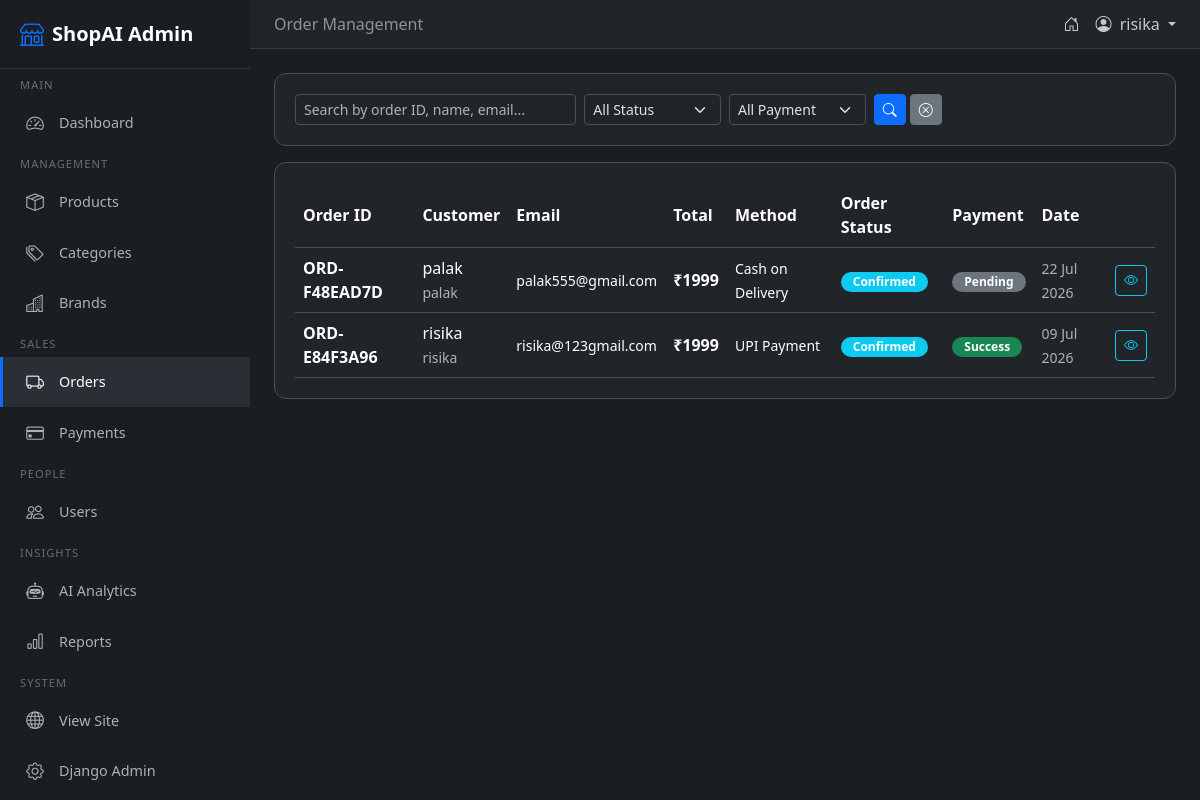
Page /admin-panel/orders/ (signed in) on the committed database.
### orders/models.py (models this page shows, shortened)
class Order(models.Model):
    PAYMENT_METHOD_CHOICES = [
        ('COD', 'Cash on Delivery'),
        ('UPI', 'UPI Payment'),
        ('CARD', 'Credit Card'),
        ('DEBIT', 'Debit Card'),
        ('NETBANKING', 'Net Banking'),
        ('WALLET', 'Wallet'),
        ('RAZORPAY', 'Razorpay'),
    ]
    PAYMENT_STATUS_CHOICES = [
        ('PENDING', 'Pending'),
        ('SUCCESS', 'Success'),
        ('FAILED', 'Failed'),
        ('REFUNDED', 'Refunded'),
    ]
    ORDER_STATUS_CHOICES = [
        ('PENDING', 'Pending'),
        ('CONFIRMED', 'Confirmed'),
        ('PACKED', 'Packed'),
        ('SHIPPED', 'Shipped'),
        ('DELIVERED', 'Delivered'),
        ('CANCELLED', 'Cancelled'),
    ]
    user = models.ForeignKey(settings.AUTH_USER_MODEL, on_delete=models.CASCADE, related_name='orders')
    order_id = models.CharField(max_length=20, unique=True, editable=False)
    name = models.CharField(max_length=200)
    email = models.EmailField()
    phone = models.CharField(max_length=15)
    address = models.TextField()
    city = models.CharField(max_length=100)
    state = models.CharField(max_length=100)
    pincode = models.CharField(max_length=10)
    total = models.DecimalField(max_digits=12, decimal_places=2, default=0)
    payment_method = models.CharField(max_length=20, choices=PAYMENT_METHOD_CHOICES)
    payment_status = models.CharField(max_length=20, choices=PAYMENT_STATUS_CHOICES, default='PENDING')
    order_status = models.CharField(max_length=20, choices=ORDER_STATUS_CHOICES, default='PENDING')
    razorpay_order_id = models.CharField(max_length=100, blank=True)
    razorpay_payment_id = models.CharField(max_length=100, blank=True)
    razorpay_signature = models.CharField(max_length=200, blank=True)
    created_at = models.DateTimeField(auto_now_add=True)
    updated_at = models.DateTimeField(auto_now=True)
    class Meta:
        ordering = ['-created_at']

### admin_panel/views.py (the view)
# urls.py: path('orders/', views.order_list, name='admin_orders'),
@admin_required
def order_list(request):
    q = request.GET.get('q', '')
    status = request.GET.get('status', '')
    pay_status = request.GET.get('pay_status', '')
    orders = Order.objects.select_related('user').prefetch_related('items')
    if q:
        orders = orders.filter(
            Q(order_id__icontains=q) | Q(name__icontains=q) |
            Q(user__username__icontains=q) | Q(email__icontains=q)
        )
    if status:
        orders = orders.filter(order_status=status)
    if pay_status:
        orders = orders.filter(payment_status=pay_status)
    orders = orders.order_by('-created_at')
    paginator = Paginator(orders, 20)
    page = request.GET.get('page', 1)
    orders_page = paginator.get_page(page)
    ctx = {
        'orders': orders_page,
        'q': q,
        'status': status,
        'pay_status': pay_status,
        'status_choices': Order.ORDER_STATUS_CHOICES,
        'pay_status_choices': Order.PAYMENT_STATUS_CHOICES,
        'paginator': paginator,
    }
    return render(request, 'admin_panel/order_list.html', ctx)

### admin_panel/templates/admin_panel/order_list.html (shortened to what this page needs)
{% extends 'admin_panel/admin_base.html' %}
{% load static %}
{% block page_title %}Order Management{% endblock %}
{% block content %}
<div class="stat-card mb-3">
    <form method="get" class="row g-2 align-items-end">
        <div class="col-md-4"><input type="text" name="q" class="form-control form-control-sm" placeholder="Search by order ID, name, email..." value="{{ q }}"></div>
        <div class="col-md-2"><select name="status" class="form-select form-select-sm"><option value="">All Status</option></select></div>
        <div class="col-md-2"><select name="pay_status" class="form-select form-select-sm"><option value="">All Payment</option></select></div>
        <div class="col-md-2 d-flex gap-1"><button type="submit" class="btn btn-sm btn-primary"><i class="bi bi-search"></i></button><a href="{% url 'admin_orders' %}" class="btn btn-sm btn-secondary"><i class="bi bi-x-circle"></i></a></div>
    </form>
</div>
<div class="stat-card">
    <div class="table-container">
        <table class="table table-hover mb-0">
            <thead><tr><th>Order ID</th><th>Customer</th><th>Email</th><th>Total</th><th>Method</th><th>Order Status</th><th>Payment</th><th>Date</th><th></th></tr></thead>
            <tbody>
                {% for o in orders %}
                <tr>
                    <td><strong>{{ o.order_id }}</strong></td>
                    <td>{{ o.name }}<br><small class="text-muted">{{ o.user.username }}</small></td>
                    <td><small>{{ o.email }}</small></td>
                    <td><strong>₹{{ o.total|floatformat:0 }}</strong></td>
                    <td><small>{{ o.get_payment_method_display }}</small></td>
                    <td>
                        <span class="badge status-badge bg-{% if o.order_status == 'DELIVERED' %}success{% elif o.order_status == 'CANCELLED' %}danger{% elif o.order_status == 'PENDING' %}warning text-dark{% elif o.order_status == 'CONFIRMED' %}info{% elif o.order_status == 'PACKED' %}primary{% elif o.order_status == 'SHIPPED' %}teal{% endif %}">
                            {{ o.get_order_status_display }}
                        </span>
                    </td>
                    <td><span class="badge bg-{% if o.payment_status == 'SUCCESS' %}success{% elif o.payment_status == 'FAILED' %}danger{% elif o.payment_status == 'REFUNDED' %}warning text-dark{% else %}secondary{% endif %} status-badge">{{ o.get_payment_status_display }}</span></td>
                    <td><small class="text-muted">{{ o.created_at|date:"d M Y" }}</small></td>
                    <td><a href="{% url 'admin_order_detail' o.pk %}" class="btn btn-sm btn-outline-info"><i class="bi bi-eye"></i></a></td>
                </tr>
                {% empty %}
                <tr><td colspan="9" class="text-center text-muted py-4">No orders found</td></tr>
                {% endfor %}
            </tbody>
        </table>
    </div>
</div>
{% endblock %}

### admin_panel/templates/admin_panel/admin_base.html (shortened to what this page needs)
<!DOCTYPE html>
{% load static %}
<html lang="en" data-bs-theme="dark">
<head>
    <link href="https://cdn.jsdelivr.net/npm/bootstrap@5.3.3/dist/css/bootstrap.min.css" rel="stylesheet">
    <link rel="stylesheet" href="https://cdn.jsdelivr.net/npm/bootstrap-icons@1.11.3/font/bootstrap-icons.min.css">
</head>
<body>
    <aside class="sidebar" id="adminSidebar">
        <div class="sidebar-brand">
            <i class="bi bi-shop"></i> ShopAI Admin
        </div>
        <div class="sidebar-section">Main</div>
        <a href="{% url 'admin_dashboard' %}" class="nav-link {% if request.resolver_match.url_name == 'admin_dashboard' %}active{% endif %}">
            <i class="bi bi-speedometer2"></i> Dashboard
        </a>
        <div class="sidebar-section">Management</div>
        <a href="{% url 'admin_products' %}" class="nav-link {% if 'products' in request.path and 'admin_' in request.path %}active{% endif %}">
            <i class="bi bi-box-seam"></i> Products
        </a>
        <a href="{% url 'admin_categories' %}" class="nav-link {% if 'categories' in request.path %}active{% endif %}">
            <i class="bi bi-tags"></i> Categories
        </a>
        <a href="{% url 'admin_brands' %}" class="nav-link {% if 'brands' in request.path %}active{% endif %}">
            <i class="bi bi-buildings"></i> Brands
        </a>
        <div class="sidebar-section">Sales</div>
        <a href="{% url 'admin_orders' %}" class="nav-link {% if 'orders' in request.path %}active{% endif %}">
            <i class="bi bi-truck"></i> Orders
        </a>
        <a href="{% url 'admin_payments' %}" class="nav-link {% if 'payments' in request.path %}active{% endif %}">
            <i class="bi bi-credit-card"></i> Payments
        </a>
        <div class="sidebar-section">People</div>
        <a href="{% url 'admin_users' %}" class="nav-link {% if 'users' in request.path %}active{% endif %}">
            <i class="bi bi-people"></i> Users
        </a>
        <div class="sidebar-section">Insights</div>
        <a href="{% url 'admin_ai_analytics' %}" class="nav-link {% if 'ai-analytics' in request.path %}active{% endif %}">
            <i class="bi bi-robot"></i> AI Analytics
        </a>
        <a href="{% url 'admin_reports' %}" class="nav-link {% if 'reports' in request.path %}active{% endif %}">
            <i class="bi bi-bar-chart"></i> Reports
        </a>
        <div class="sidebar-section">System</div>
        <a href="{% url 'home' %}" class="nav-link">
            <i class="bi bi-globe"></i> View Site
        </a>
        <a href="{% url 'admin:index' %}" class="nav-link">
            <i class="bi bi-gear"></i> Django Admin
        </a>
    </aside>
    <div class="main-content" id="mainContent">
        <nav class="navbar-custom">
            <div class="d-flex align-items-center gap-3">
                <span class="text-white-50 d-none d-sm-inline">{% block page_title %}Dashboard{% endblock %}</span>
            </div>
            <div class="d-flex align-items-center gap-3">
                <a href="{% url 'home' %}" class="nav-item text-decoration-none" title="View Site">
                    <i class="bi bi-house-door"></i>
                </a>
                <div class="dropdown">
                    <a class="nav-item text-decoration-none dropdown-toggle" href="#" role="button" data-bs-toggle="dropdown">
                        <i class="bi bi-person-circle"></i>
                        <span class="d-none d-sm-inline ms-1">{{ user.username }}</span>
                    </a>
                </div>
            </div>
        </nav>
        <div class="page-content">
            {% block content %}{% endblock %}
        </div>
    </div>
</body>
</html>

### admin_panel/templates/admin_panel/admin_base.html (style rules this page uses)
:root { --sidebar-width: 250px; --sidebar-bg: #1a1d21; --sidebar-hover: #2b2f35; --sidebar-active: #0d6efd; --navbar-bg: #212529; --content-bg: #f8f9fa; }
[data-bs-theme="dark"] { --content-bg: #1a1d21; }
* { margin: 0; padding: 0; box-sizing: border-box; }
body { font-family: 'Segoe UI', Tahoma, Geneva, Verdana, sans-serif; background: var(--content-bg); overflow-x: hidden; }
.sidebar { position: fixed; top: 0; left: 0; width: var(--sidebar-width); height: 100vh; background: var(--sidebar-bg); z-index: 1000; transition: transform 0.3s ease; overflow-y: auto; }
.sidebar-brand { padding: 1rem 1.25rem; font-size: 1.25rem; font-weight: 700; border-bottom: 1px solid rgba(255,255,255,0.1); color: #fff; display: flex; align-items: center; gap: 0.5rem; }
.sidebar-brand i { font-size: 1.5rem; color: #0d6efd; }
.sidebar .nav-link { padding: 0.75rem 1.25rem; color: rgba(255,255,255,0.65); display: flex; align-items: center; gap: 0.75rem; transition: all 0.2s; border-left: 3px solid transparent; font-size: 0.9rem; }
.sidebar .nav-link.active { background: var(--sidebar-hover); color: #fff; border-left-color: var(--sidebar-active); }
.sidebar .nav-link i { font-size: 1.1rem; width: 1.5rem; text-align: center; }
.sidebar-section { padding: 0.5rem 1.25rem 0.25rem; font-size: 0.7rem; text-transform: uppercase; letter-spacing: 1px; color: rgba(255,255,255,0.35); }
.main-content { margin-left: var(--sidebar-width); min-height: 100vh; transition: margin-left 0.3s ease; }
.navbar-custom { background: var(--navbar-bg); padding: 0.75rem 1.5rem; border-bottom: 1px solid rgba(255,255,255,0.1); display: flex; align-items: center; justify-content: space-between; }
.navbar-custom .nav-item { color: rgba(255,255,255,0.75); cursor: pointer; }
.page-content { padding: 1.5rem; }
.stat-card { background: var(--bs-body-bg); border: 1px solid var(--bs-border-color); border-radius: 0.75rem; padding: 1.25rem; transition: transform 0.2s, box-shadow 0.2s; }
.status-badge { font-size: 0.75rem; padding: 0.25rem 0.75rem; border-radius: 50px; }
.table > :not(caption) > * > * { vertical-align: middle; }
.table-container { overflow-x: auto; }

### rows in the picture
Order: order_id "ORD-F48EAD7D", name "palak", user.username "palak", email "palak555@gmail.com", total "1999", payment_method "Cash on Delivery", order_status "Confirmed", payment_status "Pending", created_at "22 Jul 2026"
Order: order_id "ORD-E84F3A96", name "risika", user.username "risika", email "risika@123gmail.com", total "1999", payment_method "UPI Payment", order_status "Confirmed", payment_status "Success", created_at "09 Jul 2026"

### other values in the picture
{{ user.username }} "risika"
